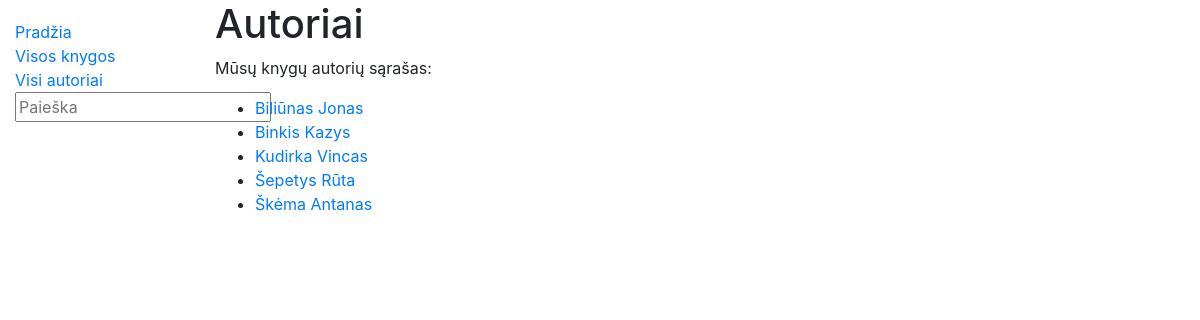
The page /library/authors/ on the database as committed earlier.
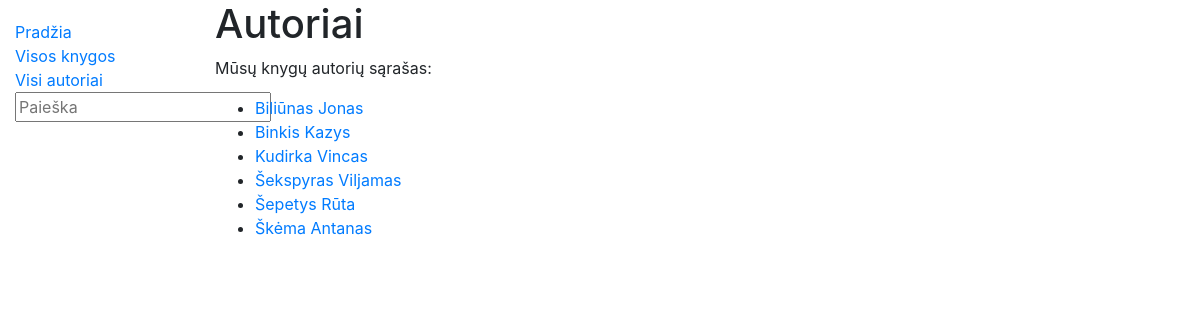
The same page on the database as committed later.
### library/models.py (models this page shows, shortened)
class Author(models.Model):
    first_name = models.CharField('Vardas', max_length=100)
    last_name = models.CharField('Pavarde', max_length=100)
    description = models.TextField('Aprašymas', max_length=2000, default='Labai geras autorius')
    class Meta:
        ordering = ['last_name', 'first_name']
    def display_books(self):
        return ', '.join(book.title for book in self.books.all()[:3])
    display_books.short_Description = 'Knygos'

### library/views.py (the view)
# urls.py: path('authors/', views.authors, name='authors-all'),
def authors(request):
    authors = Author.objects.all()
    context_t = {
        'authors_t': authors
    }
    return render(request, 'authors.html', context=context_t)

### library/templates/authors.html
{% extends 'base.html' %}
{% block content %}
<h1>Autoriai</h1>
<p>Mūsų knygų autorių sąrašas:</p>
<ul>
{% for author in authors_t %}
        <li><a href="{% url 'author-one' author.id %}">{{ author.last_name }} {{ author.first_name }}</a></li>
    {% endfor %}
</ul>
{% endblock %}

Rows that differ between the two databases and show on the page:
added Author: last_name "Šekspyras", first_name "Viljamas"
